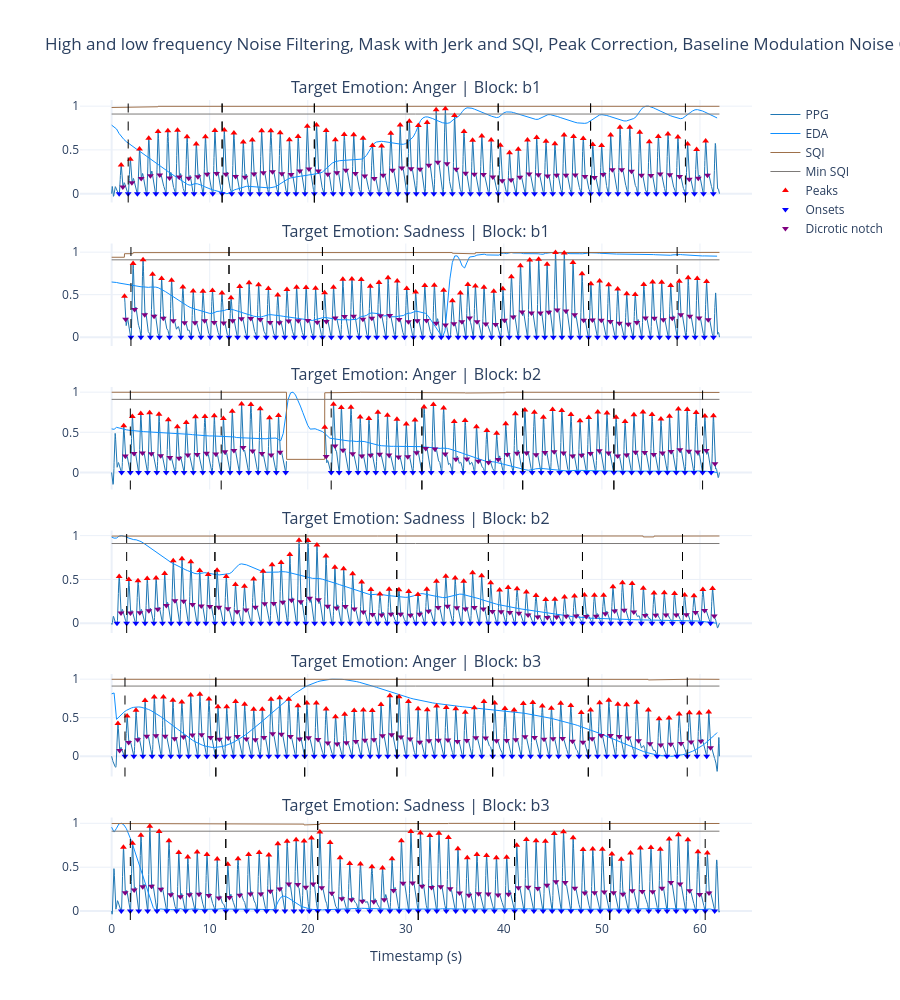

Here is the notebook cell this chart was saved with:
### Code cell
fig = make_subplots(
    rows=4 if condition == 'audio-only' else 6, 
    cols=1, 
    shared_xaxes=True,
    vertical_spacing=0.05,
    subplot_titles=[f"Target Emotion: {c['te']} | Block: {c['block']}" for c in configs]
)

all_emotion_data = []
for i, config in enumerate(configs, start=1):
    te, block = config['te'], config['block']
    # if block not in segments[te]:
    #     print(f"Skipping {te} {block}: No data available.")
    #     continue
    ppg_raw = segments[te][block]['bvp'].copy()
    eda_raw=segments[te][block]['eda'].copy()

    # eda_phasic=nk.eda_phasic(eda_raw['value'], sampling_rate=4, method='cvxEDA')['EDA_Phasic']

    eda_phasic = nk.eda_phasic(eda_raw['value'], sampling_rate=4, method='cvxEDA')
    eda_phasic['EDA'] = eda_phasic['EDA_Phasic'] + eda_phasic['EDA_Tonic']
    eda_phasic = eda_phasic['EDA']

    domain = ppg_raw['timestamp'] - ppg_raw['timestamp'].values[0]
    if method == 1:
        acc_df=segments[te][block]['acc'].copy()
        ppg_df, jerk_values, quality, fixed_peaks, fixed_onsets = manual_cleaning(
            ppg_df=ppg_raw, 
            acc_df=acc_df,
            jerk_threshold=2.0, sqi_threshold=0.95, interval_min=0.3
            )
        if len(fixed_onsets) == 0:
            print(f"Skipping {te} {block}: No onsets detected (signal too noisy).")
            continue
    
        mask = ppg_df['value'].notna()
        dic_notches, fiducial_points = pp.detect_dicrotic_notch(
            np.array(ppg_df['value'].fillna(0)), fixed_peaks, fixed_onsets, fs=64, 
            window_length=6, beta = 0.01)
        ppg_df['value'] = pp.remove_baseline_onsets(ppg_df['value'].fillna(0), np.array(fixed_onsets), fs = 64)[0]
        ppg_df.loc[~mask, 'value'] = np.nan
        fiducial_points = pp.filter_incomplete_pulses(ppg_df['value'], fiducial_points)

        ppg_signal = ppg_df['value'].values
        # domain = ppg_df['timestamp']-ppg_df['timestamp'].values[0]
    elif method == 2:
        signals, info = neurokit_cleaning(
            ppg_df=ppg_raw, 
            sampling_rate=64
        )
        ppg_signal = signals['PPG_Clean'].values
        quality = signals['PPG_Quality'].values
        fixed_peaks = info['PPG_Peaks']
        fixed_onsets = info['PPG_Onsets']

        dic_notches, fiducial_points = pp.detect_dicrotic_notch(
            ppg_signal, fixed_peaks, fixed_onsets, fs=64, 
            window_length=6, beta=0.1
            )
        ppg_signal = pp.remove_baseline_onsets(ppg_signal, np.array(fixed_onsets), fs = 64)[0]
        fiducial_points = pp.filter_incomplete_pulses(ppg_signal, fiducial_points)

    window_metrics = consecutive_pulse_metrics(ppg_signal, fiducial_points, fs=64)
    for v in window_metrics:
        all_emotion_data.append({
            # 'Emotion': f"{te}_{block}",
            'Emotion': te,
            'Block': block,
            'VSA': v['VSA'],
            'HR': v['HR'],
            'T_2': v['T_2'],
            'ComEDA': nk.entropy_sample(
                eda_phasic.values[int((v['start']/64)*4):int((v['end']/64)*4)], 
                delay=1, dimension=1, tolenrance='sd'
                )[0]
        })
    
    show_legend = True if i == 1 else False

    fig.add_trace(
        go.Scatter(
            x=domain, y=ppg_signal, 
                   mode='lines', name=f'PPG',
                   line=dict(color='#1f77b4', width=1), showlegend=show_legend),
        row=i, col=1
    )

    if method == 1:
        # jerk_scaling_factor = 1/4
        # fig.add_trace(
        #     go.Scatter(x=domain, y=jerk_values * jerk_scaling_factor, 
        #             mode='lines', name=f'Jerk',
        #             line=dict(color='#ff7f0e', width=1), showlegend=show_legend),
        #     row=i, col=1
        # )
        fig.add_trace(
            go.Scatter(x=eda_raw['timestamp'] - eda_raw['timestamp'].values[0] , y=pp.normalize(eda_phasic), 
                    mode='lines', name=f'EDA',
                    line=dict(color="#0e8fff", width=1), showlegend=show_legend),
            row=i, col=1
        )

    # quality_scaling_factor = 1/15 if ppg_signal.max() > 0.01 else 1/50
    quality_scaling_factor = 1

    fig.add_trace(
        go.Scatter(x=domain, y=quality * quality_scaling_factor, 
                   mode='lines', name=f'SQI',
                   line=dict(color="#9e704a", width=1), showlegend=show_legend),
        row=i, col=1
    )

    fig.add_trace(
        go.Scatter(x=domain, y=quality*0 + 0.91 * quality_scaling_factor, 
                   mode='lines', name=f'Min SQI',
                   line=dict(color="#7d7a78", width=1), showlegend=show_legend),
        row=i, col=1
    )

    fig.add_trace(
        go.Scatter(
            x = np.array(fixed_peaks)/64,
            y=ppg_signal[fixed_peaks],
            mode='markers', 
            name='Peaks',
            marker=dict(color='red', size=6, symbol='triangle-up'),
            showlegend=show_legend
        ),
        row=i, col=1
    )

    fig.add_trace(
        go.Scatter(
            x = np.array(fixed_onsets)/64,
            y=ppg_signal[fixed_onsets],
            mode='markers', 
            name='Onsets',
            marker=dict(color='blue', size=6, symbol='triangle-down'),
            showlegend=show_legend
        ),
        row=i, col=1
    )

    fig.add_trace(
        go.Scatter(
            x = np.array(dic_notches)/64,
            y=ppg_signal[dic_notches],
            mode='markers', 
            name='Dicrotic notch',
            marker=dict(color='purple', size=6, symbol='triangle-down'), 
            showlegend=show_legend
        ),
        row=i, col=1
    )
    
    for index in range(len(window_metrics)):
        fig.add_vline(
            x = window_metrics[index]['start'] / 64, 
            line_dash = "dash", 
            line_color = "black",
            line_width = 1,
            row = i, col = 1
        )
        fig.add_vline(
            x = window_metrics[index]['end'] / 64, 
            line_dash = "dash", 
            line_color = "black",
            line_width = 1,
            row = i, col = 1
        )

if condition == 'audio-only':
        
    fig.update_layout(
        height=1000,
        title_text="PPG Analysis: Noise Filtering, Mask with Jerk and SQI, Peak Correction, Baseline Modulation Noise Correction and Normalization",
        xaxis4_title="Timestamp (s)",
        template="plotly_white",
        showlegend=True
    )

    fig.update_layout(xaxis4=dict(rangeslider=dict(visible=True)))
else:
    fig.update_layout(
        height=1000,
        title_text=(
            "High and low frequency Noise Filtering, "
            "Mask with Jerk and SQI, Peak Correction, "
            "Baseline Modulation Noise Correction and Normalization"
            ),
        xaxis6_title="Timestamp (s)",
        template="plotly_white",
        showlegend=True
    )

    fig.update_layout(xaxis6=dict(rangeslider=dict(visible=False)))

fig.show()
